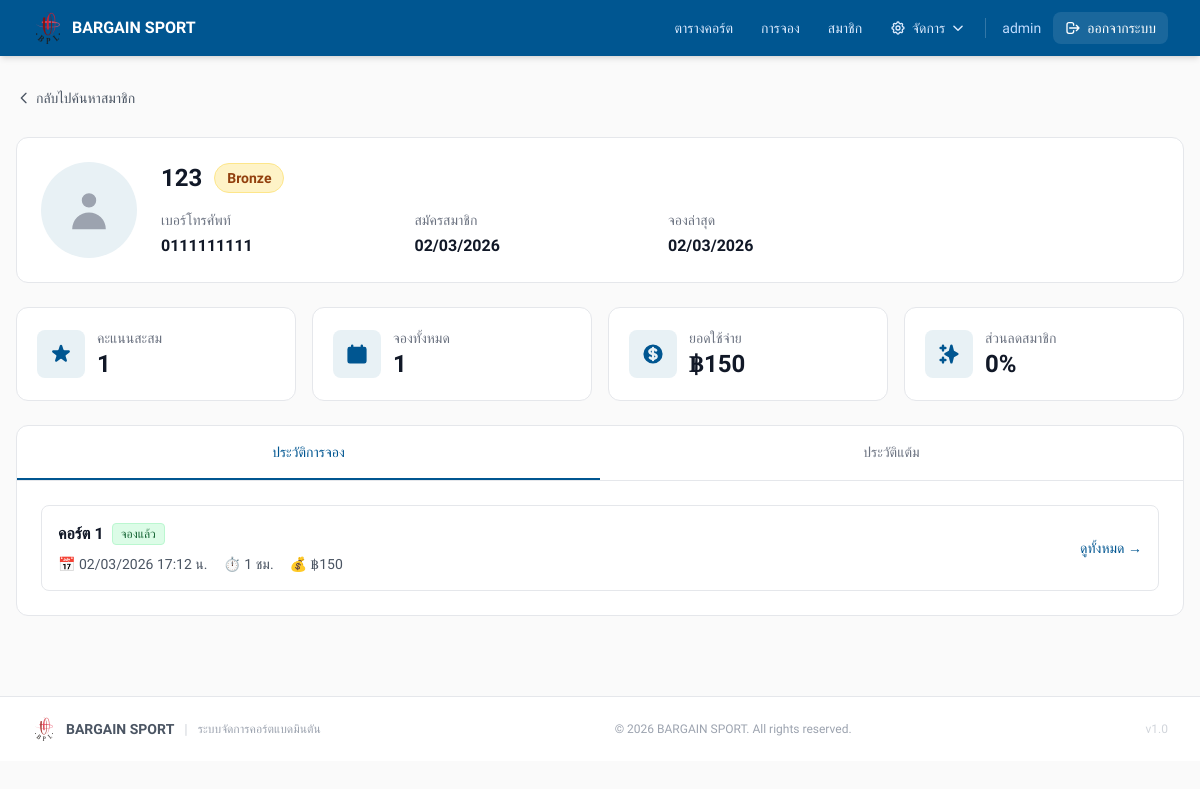
The page /members/profile.php?id=5 (signed in) on the database its author committed.
### tables this page shows
CREATE TABLE `members` (
  `id` int NOT NULL,
  `phone` varchar(10) NOT NULL,
  `name` varchar(100) NOT NULL,
  `email` varchar(100) DEFAULT NULL,
  `points` int DEFAULT '0',
  `total_bookings` int DEFAULT '0',
  `total_spent` decimal(10,2) DEFAULT '0.00',
  `member_level` enum('Bronze','Silver','Gold','Platinum') DEFAULT 'Bronze',
  `joined_date` datetime DEFAULT CURRENT_TIMESTAMP,
  `last_booking_date` datetime DEFAULT NULL,
  `birth_date` date DEFAULT NULL,
  `status` enum('active','inactive') DEFAULT 'active',
  `notes` text
);

CREATE TABLE `bookings` (
  `id` int NOT NULL,
  `court_id` int NOT NULL,
  `customer_name` varchar(100) NOT NULL,
  `customer_phone` varchar(30) DEFAULT NULL,
  `member_id` int DEFAULT NULL,
  `promotion_id` int DEFAULT NULL,
  `promotion_discount_percent` decimal(5,2) DEFAULT NULL,
  `payment_slip_path` varchar(255) DEFAULT NULL,
  `start_datetime` datetime NOT NULL,
  `duration_hours` int NOT NULL,
  `price_per_hour` decimal(10,2) NOT NULL,
  `discount_amount` decimal(10,2) NOT NULL DEFAULT '0.00',
  `total_amount` decimal(10,2) NOT NULL,
  `status` enum('booked','cancelled') NOT NULL DEFAULT 'booked',
  `created_by` int DEFAULT NULL,
  `created_at` timestamp NOT NULL DEFAULT CURRENT_TIMESTAMP,
  `updated_at` timestamp NULL DEFAULT NULL
);

CREATE TABLE `courts` (
  `id` int NOT NULL,
  `court_no` int NOT NULL,
  `vip_room_name` varchar(100) DEFAULT NULL COMMENT 'ชื่อห้อง VIP',
  `status` enum('Available','Booked','In Use','Maintenance') DEFAULT 'Available',
  `is_vip` tinyint(1) NOT NULL DEFAULT '0',
  `court_type` enum('normal','vip') DEFAULT 'normal' COMMENT 'ประเภทคอร์ต: normal=ปกติ, vip=VIP',
  `vip_price` decimal(10,2) DEFAULT NULL COMMENT 'ราคาพิเศษสำหรับคอร์ต VIP (บาท/ชั่วโมง)',
  `normal_price` decimal(10,2) DEFAULT NULL COMMENT 'ราคาคงที่สำหรับคอร์ตปกติ (optional)',
  `pricing_group_id` int DEFAULT NULL
);

### members/profile.php (the view, shortened to what this page needs)
<?php
require_once __DIR__ . '/../config/db.php';
$member_id = isset($_GET['id']) ? (int)$_GET['id'] : 0;
$stmt = $pdo->prepare("
    SELECT *
    FROM members
    WHERE id = ?
");
$stmt->execute([$member_id]);
$member = $stmt->fetch();
$bookingsStmt = $pdo->prepare("
    SELECT
        b.*,
        c.court_no,
        c.vip_room_name,
        c.court_type
    FROM bookings b
    LEFT JOIN courts c ON b.court_id = c.id
    WHERE b.member_id = ?
    ORDER BY b.start_datetime DESC
    LIMIT 10
");
$bookingsStmt->execute([$member_id]);
$bookings = $bookingsStmt->fetchAll();
$levelColors = [
    'Bronze' => ['bg' => 'bg-amber-100', 'text' => 'text-amber-800', 'border' => 'border-amber-200'],
    'Silver' => ['bg' => 'bg-gray-100', 'text' => 'text-gray-800', 'border' => 'border-gray-300'],
    'Gold' => ['bg' => 'bg-yellow-100', 'text' => 'text-yellow-800', 'border' => 'border-yellow-300'],
    'Platinum' => ['bg' => 'bg-blue-100', 'text' => 'text-blue-800', 'border' => 'border-blue-300']
];
$discounts = [
    'Bronze' => 0,
    'Silver' => 5,
    'Gold' => 10,
    'Platinum' => 15
];
$colors = $levelColors[$member['member_level']] ?? $levelColors['Bronze'];
$discount = $discounts[$member['member_level']] ?? 0;
?>
<!doctype html>
<html lang="th">
<head>
    <script src="https://cdn.tailwindcss.com"></script>
</head>
<body style="background:#FAFAFA;" class="min-h-screen">
    <?php include __DIR__ . '/../includes/header.php'; ?>
    <div class="max-w-7xl mx-auto px-4 py-8">
        <div class="mb-6">
            <a href="/members/search.php" class="inline-flex items-center text-sm text-gray-600 hover:text-gray-900">
                <svg class="w-4 h-4 mr-1" fill="none" stroke="currentColor" viewBox="0 0 24 24">
                    <path stroke-linecap="round" stroke-linejoin="round" stroke-width="2" d="M15 19l-7-7 7-7"/>
                </svg>
                กลับไปค้นหาสมาชิก
            </a>
        </div>
        <div class="bg-white rounded-xl border border-gray-200 p-6 mb-6">
            <div class="flex flex-col md:flex-row md:items-start gap-6">
                <div class="flex-shrink-0">
                    <div style="background:#E8F1F5;" class="w-24 h-24 rounded-full flex items-center justify-center">
                        <svg class="w-12 h-12 text-gray-400" fill="currentColor" viewBox="0 0 20 20">
                            <path fill-rule="evenodd" d="M10 9a3 3 0 100-6 3 3 0 000 6zm-7 9a7 7 0 1114 0H3z" clip-rule="evenodd"/>
                        </svg>
                    </div>
                </div>
                <div class="flex-1">
                    <div class="flex flex-col sm:flex-row sm:items-center gap-3 mb-4">
                        <h1 class="text-2xl font-bold text-gray-900"><?= htmlspecialchars($member['name']) ?></h1>
                        <span class="<?= $colors['bg'] ?> <?= $colors['text'] ?> <?= $colors['border'] ?> border px-3 py-1 rounded-full text-sm font-semibold w-fit">
                            <?= htmlspecialchars($member['member_level']) ?>
                        </span>
                    </div>
                    <div class="grid grid-cols-1 sm:grid-cols-2 lg:grid-cols-4 gap-4">
                        <div>
                            <p class="text-sm text-gray-500 mb-1">เบอร์โทรศัพท์</p>
                            <p class="font-semibold text-gray-900"><?= htmlspecialchars($member['phone']) ?></p>
                        </div>
                        <div>
                            <p class="text-sm text-gray-500 mb-1">สมัครสมาชิก</p>
                            <p class="font-semibold text-gray-900"><?= date('d/m/Y', strtotime($member['joined_date'])) ?></p>
                        </div>
                        <?php if ($member['last_booking_date']): ?>
                        <div>
                            <p class="text-sm text-gray-500 mb-1">จองล่าสุด</p>
                            <p class="font-semibold text-gray-900"><?= date('d/m/Y', strtotime($member['last_booking_date'])) ?></p>
                        </div>
                        <?php endif; ?>
                    </div>
                </div>
            </div>
        </div>
        <div class="grid grid-cols-1 sm:grid-cols-2 lg:grid-cols-4 gap-4 mb-6">
            <div class="bg-white rounded-xl border border-gray-200 p-5">
                <div class="flex items-center gap-3">
                    <div style="background:#E8F1F5;" class="w-12 h-12 rounded-lg flex items-center justify-center">
                    </div>
                    <div>
                        <p class="text-sm text-gray-500">คะแนนสะสม</p>
                        <p class="text-2xl font-bold text-gray-900"><?= number_format($member['points']) ?></p>
                    </div>
                </div>
            </div>
            <div class="bg-white rounded-xl border border-gray-200 p-5">
                <div class="flex items-center gap-3">
                    <div style="background:#E8F1F5;" class="w-12 h-12 rounded-lg flex items-center justify-center">
                        <svg class="w-6 h-6" style="color:#005691;" fill="currentColor" viewBox="0 0 20 20">
                            <path d="M6 2a1 1 0 00-1 1v1H4a2 2 0 00-2 2v10a2 2 0 002 2h12a2 2 0 002-2V6a2 2 0 00-2-2h-1V3a1 1 0 10-2 0v1H7V3a1 1 0 00-1-1zm0 5a1 1 0 000 2h8a1 1 0 100-2H6z"/>
                        </svg>
                    </div>
                    <div>
                        <p class="text-sm text-gray-500">จองทั้งหมด</p>
                        <p class="text-2xl font-bold text-gray-900"><?= number_format($member['total_bookings']) ?></p>
                    </div>
                </div>
            </div>
            <div class="bg-white rounded-xl border border-gray-200 p-5">
                <div class="flex items-center gap-3">
                    <div style="background:#E8F1F5;" class="w-12 h-12 rounded-lg flex items-center justify-center">
                    </div>
                    <div>
                        <p class="text-sm text-gray-500">ยอดใช้จ่าย</p>
                        <p class="text-2xl font-bold text-gray-900">฿<?= number_format($member['total_spent'], 0) ?></p>
                    </div>
                </div>
            </div>
            <div class="bg-white rounded-xl border border-gray-200 p-5">
                <div class="flex items-center gap-3">
                    <div style="background:#E8F1F5;" class="w-12 h-12 rounded-lg flex items-center justify-center">
                    </div>
                    <div>
                        <p class="text-sm text-gray-500">ส่วนลดสมาชิก</p>
                        <p class="text-2xl font-bold text-gray-900"><?= $discount ?>%</p>
                    </div>
                </div>
            </div>
        </div>
        <div class="bg-white rounded-xl border border-gray-200">
            <div class="flex border-b border-gray-200">
                <button onclick="switchTab('bookings')" id="tab-bookings"
                        class="flex-1 px-6 py-4 text-sm font-medium transition-colors border-b-2 tab-active">
                    ประวัติการจอง
                </button>
                <button onclick="switchTab('points')" id="tab-points"
                        class="flex-1 px-6 py-4 text-sm font-medium text-gray-500 transition-colors border-b-2 border-transparent hover:text-gray-700">
                    ประวัติแต้ม
                </button>
            </div>
            <div id="content-bookings" class="p-6">
                <?php if (count($bookings) === 0): ?>
                    <div class="text-center py-12 text-gray-500">
                        <svg class="w-16 h-16 text-gray-300 mx-auto mb-4" fill="none" stroke="currentColor" viewBox="0 0 24 24">
                            <path stroke-linecap="round" stroke-linejoin="round" stroke-width="2" d="M8 7V3m8 4V3m-9 8h10M5 21h14a2 2 0 002-2V7a2 2 0 00-2-2H5a2 2 0 00-2 2v12a2 2 0 002 2z"/>
                        </svg>
                        <p>ยังไม่มีประวัติการจอง</p>
                    </div>
                <?php else: ?>
                    <div class="space-y-3">
                        <?php foreach ($bookings as $booking): ?>
                            <?php
                            $isVip = $booking['court_type'] === 'vip';
                            $courtName = $isVip ? ($booking['vip_room_name'] ?? 'ห้อง VIP') : 'คอร์ต ' . $booking['court_no'];
                            $statusColors = [
                                'booked' => 'bg-green-100 text-green-800 border-green-200',
                                'cancelled' => 'bg-red-100 text-red-800 border-red-200'
                            ];
                            $statusColor = $statusColors[$booking['status']] ?? 'bg-gray-100 text-gray-800 border-gray-200';
                            ?>
                            <div class="border border-gray-200 rounded-lg p-4 hover:border-gray-300 transition-colors">
                                <div class="flex flex-col sm:flex-row sm:items-center sm:justify-between gap-3">
                                    <div class="flex-1">
                                        <div class="flex items-center gap-2 mb-2">
                                            <h4 class="font-semibold text-gray-900"><?= htmlspecialchars($courtName) ?></h4>
                                            <span class="<?= $statusColor ?> border px-2 py-0.5 rounded text-xs font-medium">
                                                <?= $booking['status'] === 'booked' ? 'จองแล้ว' : 'ยกเลิก' ?>
                                            </span>
                                        </div>
                                        <div class="flex flex-wrap gap-x-4 gap-y-1 text-sm text-gray-600">
                                            <span>📅 <?= date('d/m/Y H:i', strtotime($booking['start_datetime'])) ?> น.</span>
                                            <span>⏱️ <?= $booking['duration_hours'] ?> ชม.</span>
                                            <span>💰 ฿<?= number_format($booking['total_amount'], 0) ?></span>
                                        </div>
                                    </div>
                                    <a href="/bookings/?search=<?= urlencode($member['phone']) ?>"
                                       class="text-sm" style="color:#005691;">
                                        ดูทั้งหมด →
                                    </a>
                                </div>
                            </div>
                        <?php endforeach; ?>
                    </div>
                <?php endif; ?>
            </div>
        </div>
    </div>
    <?php include __DIR__ . '/../includes/footer.php'; ?>
</body>
</html>

### includes/header.php (style rules this page uses)
* { font-family: 'Prompt', sans-serif !important; }

### members/profile.php (style rules this page uses)
.tab-active { color: #005691 !important; border-bottom-color: #005691 !important; }

### rows shown on the page
members: name "123", member_level "Bronze", phone "0111111111", joined_date "02/03/2026", last_booking_date "02/03/2026", points "1", total_bookings "1", total_spent "150", member_level "0"
bookings: court.court_no "คอร์ต 1", status "จองแล้ว", start_datetime "02/03/2026 17:12", duration_hours "1", total_amount "150"

### other values the page prints
$_username "admin"
